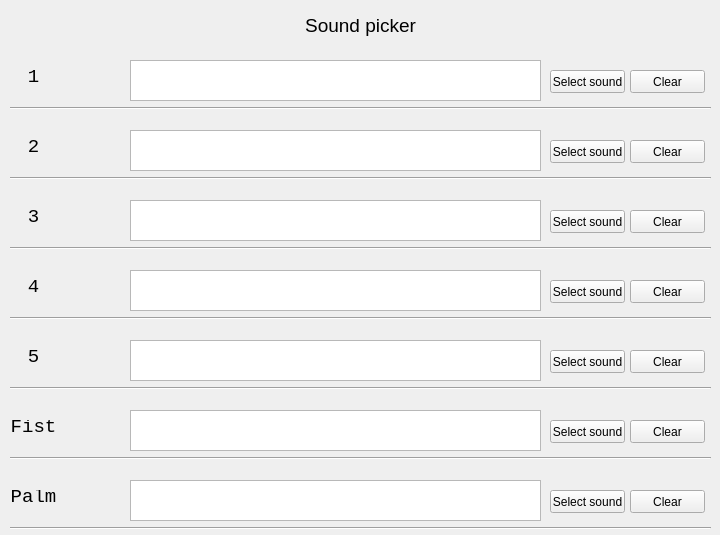
<?xml version="1.0" encoding="UTF-8"?>
<ui version="4.0">
 <class>SoundPickerForm</class>
 <widget class="QWidget" name="SoundPickerForm">
  <property name="geometry">
   <rect>
    <x>0</x>
    <y>0</y>
    <width>720</width>
    <height>535</height>
   </rect>
  </property>
  <property name="sizePolicy">
   <sizepolicy hsizetype="Fixed" vsizetype="Fixed">
    <horstretch>0</horstretch>
    <verstretch>0</verstretch>
   </sizepolicy>
  </property>
  <property name="windowTitle">
   <string>Sound picker</string>
  </property>
  <widget class="QPushButton" name="button_2">
   <property name="geometry">
    <rect>
     <x>550</x>
     <y>140</y>
     <width>75</width>
     <height>23</height>
    </rect>
   </property>
   <property name="text">
    <string>Select sound</string>
   </property>
  </widget>
  <widget class="QLabel" name="label_1">
   <property name="geometry">
    <rect>
     <x>70</x>
     <y>50</y>
     <width>50</width>
     <height>50</height>
    </rect>
   </property>
   <property name="text">
    <string/>
   </property>
   <property name="pixmap">
    <pixmap resource="../resources/image_resource.qrc">:/images/1.png</pixmap>
   </property>
   <property name="scaledContents">
    <bool>true</bool>
   </property>
  </widget>
  <widget class="QPushButton" name="button_Palm">
   <property name="geometry">
    <rect>
     <x>550</x>
     <y>490</y>
     <width>75</width>
     <height>23</height>
    </rect>
   </property>
   <property name="text">
    <string>Select sound</string>
   </property>
  </widget>
  <widget class="Line" name="line_3">
   <property name="geometry">
    <rect>
     <x>10</x>
     <y>240</y>
     <width>701</width>
     <height>16</height>
    </rect>
   </property>
   <property name="orientation">
    <enum>Qt::Horizontal</enum>
   </property>
  </widget>
  <widget class="QLabel" name="label_Palm">
   <property name="geometry">
    <rect>
     <x>70</x>
     <y>470</y>
     <width>50</width>
     <height>50</height>
    </rect>
   </property>
   <property name="text">
    <string/>
   </property>
   <property name="pixmap">
    <pixmap resource="../resources/image_resource.qrc">:/images/Palm.png</pixmap>
   </property>
   <property name="scaledContents">
    <bool>true</bool>
   </property>
  </widget>
  <widget class="QLabel" name="label_10">
   <property name="geometry">
    <rect>
     <x>10</x>
     <y>420</y>
     <width>47</width>
     <height>13</height>
    </rect>
   </property>
   <property name="font">
    <font>
     <family>Consolas</family>
     <pointsize>14</pointsize>
     <weight>50</weight>
     <bold>false</bold>
    </font>
   </property>
   <property name="text">
    <string>Fist</string>
   </property>
   <property name="alignment">
    <set>Qt::AlignCenter</set>
   </property>
  </widget>
  <widget class="QLabel" name="label_3">
   <property name="geometry">
    <rect>
     <x>70</x>
     <y>190</y>
     <width>50</width>
     <height>50</height>
    </rect>
   </property>
   <property name="text">
    <string/>
   </property>
   <property name="pixmap">
    <pixmap resource="../resources/image_resource.qrc">:/images/3.png</pixmap>
   </property>
   <property name="scaledContents">
    <bool>true</bool>
   </property>
  </widget>
  <widget class="QPushButton" name="button_Fist">
   <property name="geometry">
    <rect>
     <x>550</x>
     <y>420</y>
     <width>75</width>
     <height>23</height>
    </rect>
   </property>
   <property name="text">
    <string>Select sound</string>
   </property>
  </widget>
  <widget class="Line" name="line_4">
   <property name="geometry">
    <rect>
     <x>10</x>
     <y>310</y>
     <width>701</width>
     <height>16</height>
    </rect>
   </property>
   <property name="orientation">
    <enum>Qt::Horizontal</enum>
   </property>
  </widget>
  <widget class="QPushButton" name="button_4">
   <property name="geometry">
    <rect>
     <x>550</x>
     <y>280</y>
     <width>75</width>
     <height>23</height>
    </rect>
   </property>
   <property name="text">
    <string>Select sound</string>
   </property>
  </widget>
  <widget class="Line" name="line">
   <property name="geometry">
    <rect>
     <x>10</x>
     <y>100</y>
     <width>701</width>
     <height>16</height>
    </rect>
   </property>
   <property name="orientation">
    <enum>Qt::Horizontal</enum>
   </property>
  </widget>
  <widget class="QLabel" name="labelHeader">
   <property name="geometry">
    <rect>
     <x>20</x>
     <y>10</y>
     <width>681</width>
     <height>31</height>
    </rect>
   </property>
   <property name="font">
    <font>
     <pointsize>14</pointsize>
    </font>
   </property>
   <property name="text">
    <string>&lt;html&gt;&lt;head/&gt;&lt;body&gt;&lt;p&gt;Sound picker&lt;/p&gt;&lt;/body&gt;&lt;/html&gt;</string>
   </property>
   <property name="alignment">
    <set>Qt::AlignCenter</set>
   </property>
  </widget>
  <widget class="QLabel" name="label_8">
   <property name="geometry">
    <rect>
     <x>10</x>
     <y>280</y>
     <width>47</width>
     <height>13</height>
    </rect>
   </property>
   <property name="font">
    <font>
     <family>Consolas</family>
     <pointsize>14</pointsize>
     <weight>50</weight>
     <bold>false</bold>
    </font>
   </property>
   <property name="text">
    <string>4</string>
   </property>
   <property name="alignment">
    <set>Qt::AlignCenter</set>
   </property>
  </widget>
  <widget class="QLabel" name="label_7">
   <property name="geometry">
    <rect>
     <x>10</x>
     <y>210</y>
     <width>47</width>
     <height>13</height>
    </rect>
   </property>
   <property name="font">
    <font>
     <family>Consolas</family>
     <pointsize>14</pointsize>
     <weight>50</weight>
     <bold>false</bold>
    </font>
   </property>
   <property name="text">
    <string>3</string>
   </property>
   <property name="alignment">
    <set>Qt::AlignCenter</set>
   </property>
  </widget>
  <widget class="Line" name="line_6">
   <property name="geometry">
    <rect>
     <x>10</x>
     <y>450</y>
     <width>701</width>
     <height>16</height>
    </rect>
   </property>
   <property name="orientation">
    <enum>Qt::Horizontal</enum>
   </property>
  </widget>
  <widget class="QLabel" name="label">
   <property name="geometry">
    <rect>
     <x>10</x>
     <y>70</y>
     <width>47</width>
     <height>13</height>
    </rect>
   </property>
   <property name="font">
    <font>
     <family>Consolas</family>
     <pointsize>14</pointsize>
     <weight>50</weight>
     <bold>false</bold>
    </font>
   </property>
   <property name="text">
    <string>1</string>
   </property>
   <property name="alignment">
    <set>Qt::AlignCenter</set>
   </property>
  </widget>
  <widget class="QPushButton" name="button_3">
   <property name="geometry">
    <rect>
     <x>550</x>
     <y>210</y>
     <width>75</width>
     <height>23</height>
    </rect>
   </property>
   <property name="text">
    <string>Select sound</string>
   </property>
  </widget>
  <widget class="QLabel" name="label_Fist">
   <property name="geometry">
    <rect>
     <x>70</x>
     <y>400</y>
     <width>50</width>
     <height>50</height>
    </rect>
   </property>
   <property name="text">
    <string/>
   </property>
   <property name="pixmap">
    <pixmap resource="../resources/image_resource.qrc">:/images/Fist.png</pixmap>
   </property>
   <property name="scaledContents">
    <bool>true</bool>
   </property>
  </widget>
  <widget class="Line" name="line_5">
   <property name="geometry">
    <rect>
     <x>10</x>
     <y>380</y>
     <width>701</width>
     <height>16</height>
    </rect>
   </property>
   <property name="orientation">
    <enum>Qt::Horizontal</enum>
   </property>
  </widget>
  <widget class="QLabel" name="label_9">
   <property name="geometry">
    <rect>
     <x>10</x>
     <y>350</y>
     <width>47</width>
     <height>13</height>
    </rect>
   </property>
   <property name="font">
    <font>
     <family>Consolas</family>
     <pointsize>14</pointsize>
     <weight>50</weight>
     <bold>false</bold>
    </font>
   </property>
   <property name="text">
    <string>5</string>
   </property>
   <property name="alignment">
    <set>Qt::AlignCenter</set>
   </property>
  </widget>
  <widget class="QPushButton" name="button_1">
   <property name="geometry">
    <rect>
     <x>550</x>
     <y>70</y>
     <width>75</width>
     <height>23</height>
    </rect>
   </property>
   <property name="text">
    <string>Select sound</string>
   </property>
  </widget>
  <widget class="Line" name="line_7">
   <property name="geometry">
    <rect>
     <x>10</x>
     <y>520</y>
     <width>701</width>
     <height>16</height>
    </rect>
   </property>
   <property name="orientation">
    <enum>Qt::Horizontal</enum>
   </property>
  </widget>
  <widget class="QLabel" name="label_5">
   <property name="geometry">
    <rect>
     <x>70</x>
     <y>330</y>
     <width>50</width>
     <height>50</height>
    </rect>
   </property>
   <property name="text">
    <string/>
   </property>
   <property name="pixmap">
    <pixmap resource="../resources/image_resource.qrc">:/images/5.png</pixmap>
   </property>
   <property name="scaledContents">
    <bool>true</bool>
   </property>
  </widget>
  <widget class="Line" name="line_2">
   <property name="geometry">
    <rect>
     <x>10</x>
     <y>170</y>
     <width>701</width>
     <height>16</height>
    </rect>
   </property>
   <property name="orientation">
    <enum>Qt::Horizontal</enum>
   </property>
  </widget>
  <widget class="QLabel" name="label_4">
   <property name="geometry">
    <rect>
     <x>70</x>
     <y>260</y>
     <width>50</width>
     <height>50</height>
    </rect>
   </property>
   <property name="text">
    <string/>
   </property>
   <property name="pixmap">
    <pixmap resource="../resources/image_resource.qrc">:/images/4.png</pixmap>
   </property>
   <property name="scaledContents">
    <bool>true</bool>
   </property>
  </widget>
  <widget class="QPushButton" name="button_5">
   <property name="geometry">
    <rect>
     <x>550</x>
     <y>350</y>
     <width>75</width>
     <height>23</height>
    </rect>
   </property>
   <property name="text">
    <string>Select sound</string>
   </property>
  </widget>
  <widget class="QLabel" name="label_11">
   <property name="geometry">
    <rect>
     <x>10</x>
     <y>490</y>
     <width>47</width>
     <height>13</height>
    </rect>
   </property>
   <property name="font">
    <font>
     <family>Consolas</family>
     <pointsize>14</pointsize>
     <weight>50</weight>
     <bold>false</bold>
    </font>
   </property>
   <property name="text">
    <string>Palm</string>
   </property>
   <property name="alignment">
    <set>Qt::AlignCenter</set>
   </property>
  </widget>
  <widget class="QLabel" name="label_2">
   <property name="geometry">
    <rect>
     <x>70</x>
     <y>120</y>
     <width>50</width>
     <height>50</height>
    </rect>
   </property>
   <property name="text">
    <string/>
   </property>
   <property name="pixmap">
    <pixmap resource="../resources/image_resource.qrc">:/images/2.png</pixmap>
   </property>
   <property name="scaledContents">
    <bool>true</bool>
   </property>
  </widget>
  <widget class="QLabel" name="label_6">
   <property name="geometry">
    <rect>
     <x>10</x>
     <y>140</y>
     <width>47</width>
     <height>13</height>
    </rect>
   </property>
   <property name="font">
    <font>
     <family>Consolas</family>
     <pointsize>14</pointsize>
     <weight>50</weight>
     <bold>false</bold>
    </font>
   </property>
   <property name="text">
    <string>2</string>
   </property>
   <property name="alignment">
    <set>Qt::AlignCenter</set>
   </property>
  </widget>
  <widget class="QPushButton" name="button_c1">
   <property name="geometry">
    <rect>
     <x>630</x>
     <y>70</y>
     <width>75</width>
     <height>23</height>
    </rect>
   </property>
   <property name="text">
    <string>Clear</string>
   </property>
  </widget>
  <widget class="QPushButton" name="button_cPalm">
   <property name="geometry">
    <rect>
     <x>630</x>
     <y>490</y>
     <width>75</width>
     <height>23</height>
    </rect>
   </property>
   <property name="text">
    <string>Clear</string>
   </property>
  </widget>
  <widget class="QPushButton" name="button_c4">
   <property name="geometry">
    <rect>
     <x>630</x>
     <y>280</y>
     <width>75</width>
     <height>23</height>
    </rect>
   </property>
   <property name="text">
    <string>Clear</string>
   </property>
  </widget>
  <widget class="QPushButton" name="button_cFist">
   <property name="geometry">
    <rect>
     <x>630</x>
     <y>420</y>
     <width>75</width>
     <height>23</height>
    </rect>
   </property>
   <property name="text">
    <string>Clear</string>
   </property>
  </widget>
  <widget class="QPushButton" name="button_c2">
   <property name="geometry">
    <rect>
     <x>630</x>
     <y>140</y>
     <width>75</width>
     <height>23</height>
    </rect>
   </property>
   <property name="text">
    <string>Clear</string>
   </property>
  </widget>
  <widget class="QPushButton" name="button_c3">
   <property name="geometry">
    <rect>
     <x>630</x>
     <y>210</y>
     <width>75</width>
     <height>23</height>
    </rect>
   </property>
   <property name="text">
    <string>Clear</string>
   </property>
  </widget>
  <widget class="QPushButton" name="button_c5">
   <property name="geometry">
    <rect>
     <x>630</x>
     <y>350</y>
     <width>75</width>
     <height>23</height>
    </rect>
   </property>
   <property name="text">
    <string>Clear</string>
   </property>
  </widget>
  <widget class="QTextEdit" name="textEdit_1">
   <property name="geometry">
    <rect>
     <x>130</x>
     <y>60</y>
     <width>411</width>
     <height>41</height>
    </rect>
   </property>
   <property name="acceptDrops">
    <bool>true</bool>
   </property>
   <property name="readOnly">
    <bool>true</bool>
   </property>
  </widget>
  <widget class="QTextEdit" name="textEdit_2">
   <property name="geometry">
    <rect>
     <x>130</x>
     <y>130</y>
     <width>411</width>
     <height>41</height>
    </rect>
   </property>
   <property name="acceptDrops">
    <bool>true</bool>
   </property>
   <property name="readOnly">
    <bool>true</bool>
   </property>
  </widget>
  <widget class="QTextEdit" name="textEdit_3">
   <property name="geometry">
    <rect>
     <x>130</x>
     <y>200</y>
     <width>411</width>
     <height>41</height>
    </rect>
   </property>
   <property name="acceptDrops">
    <bool>true</bool>
   </property>
   <property name="readOnly">
    <bool>true</bool>
   </property>
  </widget>
  <widget class="QTextEdit" name="textEdit_4">
   <property name="geometry">
    <rect>
     <x>130</x>
     <y>270</y>
     <width>411</width>
     <height>41</height>
    </rect>
   </property>
   <property name="acceptDrops">
    <bool>true</bool>
   </property>
   <property name="readOnly">
    <bool>true</bool>
   </property>
  </widget>
  <widget class="QTextEdit" name="textEdit_5">
   <property name="geometry">
    <rect>
     <x>130</x>
     <y>340</y>
     <width>411</width>
     <height>41</height>
    </rect>
   </property>
   <property name="acceptDrops">
    <bool>true</bool>
   </property>
   <property name="readOnly">
    <bool>true</bool>
   </property>
  </widget>
  <widget class="QTextEdit" name="textEdit_6">
   <property name="geometry">
    <rect>
     <x>130</x>
     <y>410</y>
     <width>411</width>
     <height>41</height>
    </rect>
   </property>
   <property name="acceptDrops">
    <bool>true</bool>
   </property>
   <property name="readOnly">
    <bool>true</bool>
   </property>
  </widget>
  <widget class="QTextEdit" name="textEdit_7">
   <property name="geometry">
    <rect>
     <x>130</x>
     <y>480</y>
     <width>411</width>
     <height>41</height>
    </rect>
   </property>
   <property name="acceptDrops">
    <bool>true</bool>
   </property>
   <property name="readOnly">
    <bool>true</bool>
   </property>
  </widget>
 </widget>
 <resources>
  <include location="../resources/image_resource.qrc"/>
 </resources>
 <connections/>
</ui>
